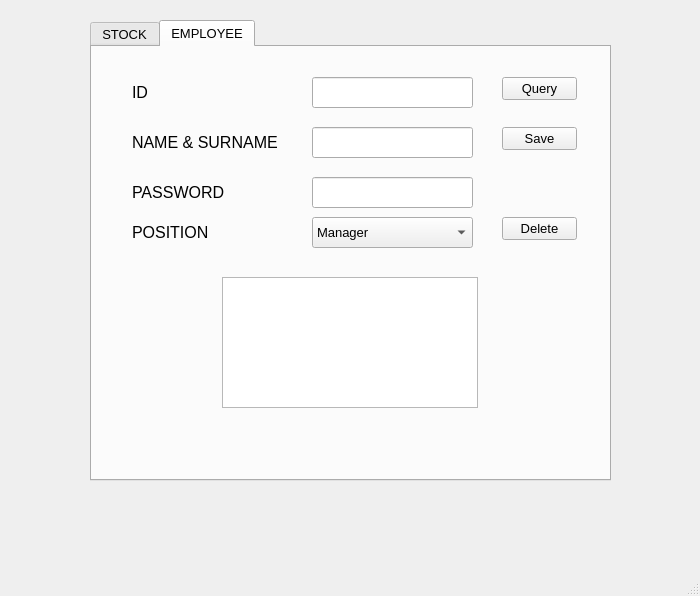
<?xml version="1.0" encoding="UTF-8"?>
<ui version="4.0">
 <class>MainWindow</class>
 <widget class="QMainWindow" name="MainWindow">
  <property name="geometry">
   <rect>
    <x>0</x>
    <y>0</y>
    <width>700</width>
    <height>596</height>
   </rect>
  </property>
  <property name="minimumSize">
   <size>
    <width>700</width>
    <height>400</height>
   </size>
  </property>
  <property name="maximumSize">
   <size>
    <width>900</width>
    <height>600</height>
   </size>
  </property>
  <property name="windowTitle">
   <string>                                                    MANAGER SCREEN</string>
  </property>
  <widget class="QWidget" name="centralwidget">
   <widget class="QTabWidget" name="tabWidget">
    <property name="geometry">
     <rect>
      <x>90</x>
      <y>20</y>
      <width>521</width>
      <height>461</height>
     </rect>
    </property>
    <property name="font">
     <font>
      <pointsize>10</pointsize>
     </font>
    </property>
    <property name="currentIndex">
     <number>1</number>
    </property>
    <widget class="QWidget" name="tab">
     <attribute name="title">
      <string>STOCK</string>
     </attribute>
     <widget class="QLabel" name="label">
      <property name="geometry">
       <rect>
        <x>50</x>
        <y>30</y>
        <width>121</width>
        <height>31</height>
       </rect>
      </property>
      <property name="font">
       <font>
        <pointsize>12</pointsize>
       </font>
      </property>
      <property name="text">
       <string>Kind</string>
      </property>
     </widget>
     <widget class="QComboBox" name="comboBox">
      <property name="geometry">
       <rect>
        <x>230</x>
        <y>30</y>
        <width>161</width>
        <height>31</height>
       </rect>
      </property>
      <item>
       <property name="text">
        <string>Vegetable-Fruit</string>
       </property>
      </item>
      <item>
       <property name="text">
        <string>Meat</string>
       </property>
      </item>
      <item>
       <property name="text">
        <string>Food</string>
       </property>
      </item>
      <item>
       <property name="text">
        <string>Cleaner</string>
       </property>
      </item>
     </widget>
     <widget class="QLabel" name="label_2">
      <property name="geometry">
       <rect>
        <x>50</x>
        <y>110</y>
        <width>121</width>
        <height>31</height>
       </rect>
      </property>
      <property name="font">
       <font>
        <pointsize>12</pointsize>
       </font>
      </property>
      <property name="text">
       <string>Stock Code</string>
      </property>
     </widget>
     <widget class="QLineEdit" name="lineEdit">
      <property name="geometry">
       <rect>
        <x>230</x>
        <y>110</y>
        <width>161</width>
        <height>31</height>
       </rect>
      </property>
     </widget>
     <widget class="QLineEdit" name="lineEdit_2">
      <property name="geometry">
       <rect>
        <x>230</x>
        <y>160</y>
        <width>161</width>
        <height>31</height>
       </rect>
      </property>
     </widget>
     <widget class="QLabel" name="label_3">
      <property name="geometry">
       <rect>
        <x>50</x>
        <y>160</y>
        <width>121</width>
        <height>31</height>
       </rect>
      </property>
      <property name="font">
       <font>
        <pointsize>12</pointsize>
       </font>
      </property>
      <property name="text">
       <string>Amount</string>
      </property>
     </widget>
     <widget class="QLineEdit" name="lineEdit_3">
      <property name="geometry">
       <rect>
        <x>230</x>
        <y>220</y>
        <width>161</width>
        <height>31</height>
       </rect>
      </property>
      <property name="text">
       <string/>
      </property>
     </widget>
     <widget class="QLabel" name="label_4">
      <property name="geometry">
       <rect>
        <x>50</x>
        <y>220</y>
        <width>121</width>
        <height>31</height>
       </rect>
      </property>
      <property name="font">
       <font>
        <pointsize>12</pointsize>
       </font>
      </property>
      <property name="text">
       <string>Price</string>
      </property>
     </widget>
     <widget class="QPushButton" name="pushButton">
      <property name="geometry">
       <rect>
        <x>420</x>
        <y>80</y>
        <width>75</width>
        <height>23</height>
       </rect>
      </property>
      <property name="text">
       <string>Query</string>
      </property>
     </widget>
     <widget class="QPushButton" name="pushButton_2">
      <property name="geometry">
       <rect>
        <x>420</x>
        <y>130</y>
        <width>75</width>
        <height>23</height>
       </rect>
      </property>
      <property name="text">
       <string>Save</string>
      </property>
     </widget>
     <widget class="QPushButton" name="pushButton_3">
      <property name="geometry">
       <rect>
        <x>420</x>
        <y>190</y>
        <width>75</width>
        <height>23</height>
       </rect>
      </property>
      <property name="text">
       <string>Delete</string>
      </property>
     </widget>
     <widget class="QTextBrowser" name="textBrowser">
      <property name="geometry">
       <rect>
        <x>140</x>
        <y>270</y>
        <width>256</width>
        <height>151</height>
       </rect>
      </property>
     </widget>
     <widget class="QLineEdit" name="lineEdit_7">
      <property name="geometry">
       <rect>
        <x>230</x>
        <y>70</y>
        <width>161</width>
        <height>31</height>
       </rect>
      </property>
     </widget>
     <widget class="QLabel" name="label_9">
      <property name="geometry">
       <rect>
        <x>50</x>
        <y>70</y>
        <width>121</width>
        <height>31</height>
       </rect>
      </property>
      <property name="font">
       <font>
        <pointsize>12</pointsize>
       </font>
      </property>
      <property name="text">
       <string>Sort</string>
      </property>
     </widget>
    </widget>
    <widget class="QWidget" name="tab_2">
     <attribute name="title">
      <string>EMPLOYEE</string>
     </attribute>
     <widget class="QLineEdit" name="lineEdit_4">
      <property name="geometry">
       <rect>
        <x>220</x>
        <y>30</y>
        <width>161</width>
        <height>31</height>
       </rect>
      </property>
      <property name="text">
       <string/>
      </property>
     </widget>
     <widget class="QLabel" name="label_5">
      <property name="geometry">
       <rect>
        <x>40</x>
        <y>30</y>
        <width>121</width>
        <height>31</height>
       </rect>
      </property>
      <property name="font">
       <font>
        <pointsize>12</pointsize>
       </font>
      </property>
      <property name="text">
       <string>ID</string>
      </property>
     </widget>
     <widget class="QLineEdit" name="lineEdit_5">
      <property name="geometry">
       <rect>
        <x>220</x>
        <y>80</y>
        <width>161</width>
        <height>31</height>
       </rect>
      </property>
      <property name="text">
       <string/>
      </property>
     </widget>
     <widget class="QLabel" name="label_6">
      <property name="geometry">
       <rect>
        <x>40</x>
        <y>80</y>
        <width>151</width>
        <height>31</height>
       </rect>
      </property>
      <property name="font">
       <font>
        <pointsize>12</pointsize>
       </font>
      </property>
      <property name="text">
       <string>NAME &amp; SURNAME</string>
      </property>
     </widget>
     <widget class="QLabel" name="label_7">
      <property name="geometry">
       <rect>
        <x>40</x>
        <y>170</y>
        <width>131</width>
        <height>31</height>
       </rect>
      </property>
      <property name="font">
       <font>
        <pointsize>12</pointsize>
       </font>
      </property>
      <property name="text">
       <string>POSITION</string>
      </property>
     </widget>
     <widget class="QComboBox" name="comboBox_2">
      <property name="geometry">
       <rect>
        <x>220</x>
        <y>170</y>
        <width>161</width>
        <height>31</height>
       </rect>
      </property>
      <item>
       <property name="text">
        <string>Manager</string>
       </property>
      </item>
      <item>
       <property name="text">
        <string>Cashier</string>
       </property>
      </item>
     </widget>
     <widget class="QPushButton" name="pushButton_4">
      <property name="geometry">
       <rect>
        <x>410</x>
        <y>30</y>
        <width>75</width>
        <height>23</height>
       </rect>
      </property>
      <property name="text">
       <string>Query</string>
      </property>
     </widget>
     <widget class="QPushButton" name="pushButton_5">
      <property name="geometry">
       <rect>
        <x>410</x>
        <y>80</y>
        <width>75</width>
        <height>23</height>
       </rect>
      </property>
      <property name="text">
       <string>Save</string>
      </property>
     </widget>
     <widget class="QPushButton" name="pushButton_6">
      <property name="geometry">
       <rect>
        <x>410</x>
        <y>170</y>
        <width>75</width>
        <height>23</height>
       </rect>
      </property>
      <property name="text">
       <string>Delete</string>
      </property>
     </widget>
     <widget class="QTextBrowser" name="textBrowser_2">
      <property name="geometry">
       <rect>
        <x>130</x>
        <y>230</y>
        <width>256</width>
        <height>131</height>
       </rect>
      </property>
     </widget>
     <widget class="QLabel" name="label_8">
      <property name="geometry">
       <rect>
        <x>40</x>
        <y>130</y>
        <width>151</width>
        <height>31</height>
       </rect>
      </property>
      <property name="font">
       <font>
        <pointsize>12</pointsize>
       </font>
      </property>
      <property name="text">
       <string>PASSWORD</string>
      </property>
     </widget>
     <widget class="QLineEdit" name="lineEdit_6">
      <property name="geometry">
       <rect>
        <x>220</x>
        <y>130</y>
        <width>161</width>
        <height>31</height>
       </rect>
      </property>
      <property name="text">
       <string/>
      </property>
     </widget>
    </widget>
   </widget>
  </widget>
  <widget class="QMenuBar" name="menubar">
   <property name="geometry">
    <rect>
     <x>0</x>
     <y>0</y>
     <width>700</width>
     <height>21</height>
    </rect>
   </property>
  </widget>
  <widget class="QStatusBar" name="statusbar"/>
 </widget>
 <resources/>
 <connections/>
</ui>
